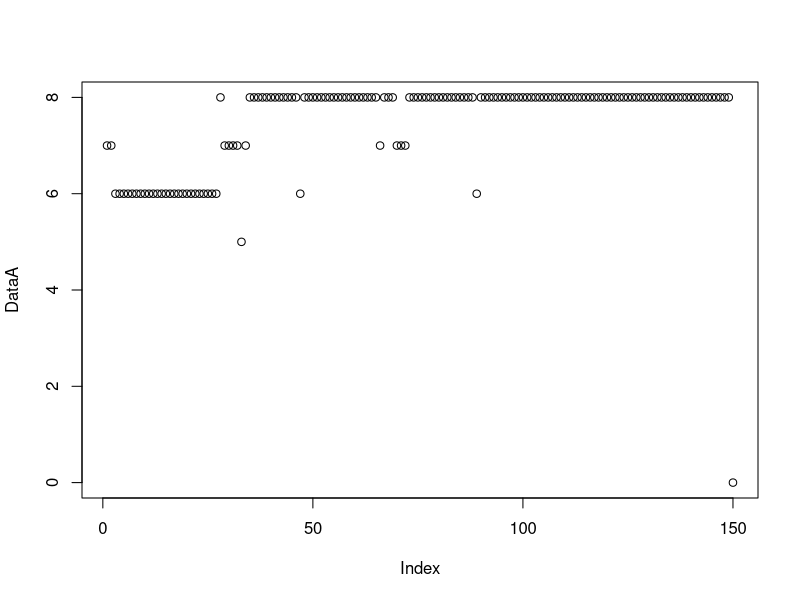

Reproduce this figure in R.
sortObjectsByDist = function(xl, k){
  
  l = dim(xl)[1];
  z = xl[k, 1:2];
  
  distances = matrix(NA, l-1, 2);
  
  c = 1;
  
  for (i in 1:l){
    if(i != k ){
      distances[c, ] = c(sqrt(sum((xl[i, 1:2] - z)^2)), xl[i, 3]);
      c = c + 1;
    }
  }
  
  orderedXl = distances[order(distances[, 1]),];
  
  return (orderedXl);
}

LOO = function(xl){
  n = dim(xl)[1];
  DataA = array(0,n);
  
  for(i in 1:n){
    
    orderedXl = sortObjectsByDist(xl, i);
    
    
    for(k in 1:(n-1)){
      weightClasses = table(xl[0, 3]);
      
      for(j in 1:k){
        if(orderedXl[j,2] == 1){ weightClasses[1] = weightClasses[1] + (1/(0.1+ orderedXl[j,1]));}
        else if(orderedXl[j,2] == 2){ weightClasses[2] = weightClasses[2] + (1/(0.1+ orderedXl[j,1]));}
        else if(orderedXl[j,2] == 3){ weightClasses[3] = weightClasses[3] + (1/(0.1+ orderedXl[j,1]));}
      }
      
      class = names(which.max(weightClasses));
      
      if(class != xl[i,3]){
        DataA[k] = DataA[k] + 1;
      }
    }
    print(i);
    print(DataA);
  }
  
  return (DataA)
}

xl = iris[,3:5];
DataA = LOO(xl);  
print(DataA);
print(which.min(DataA));

plot(DataA)
